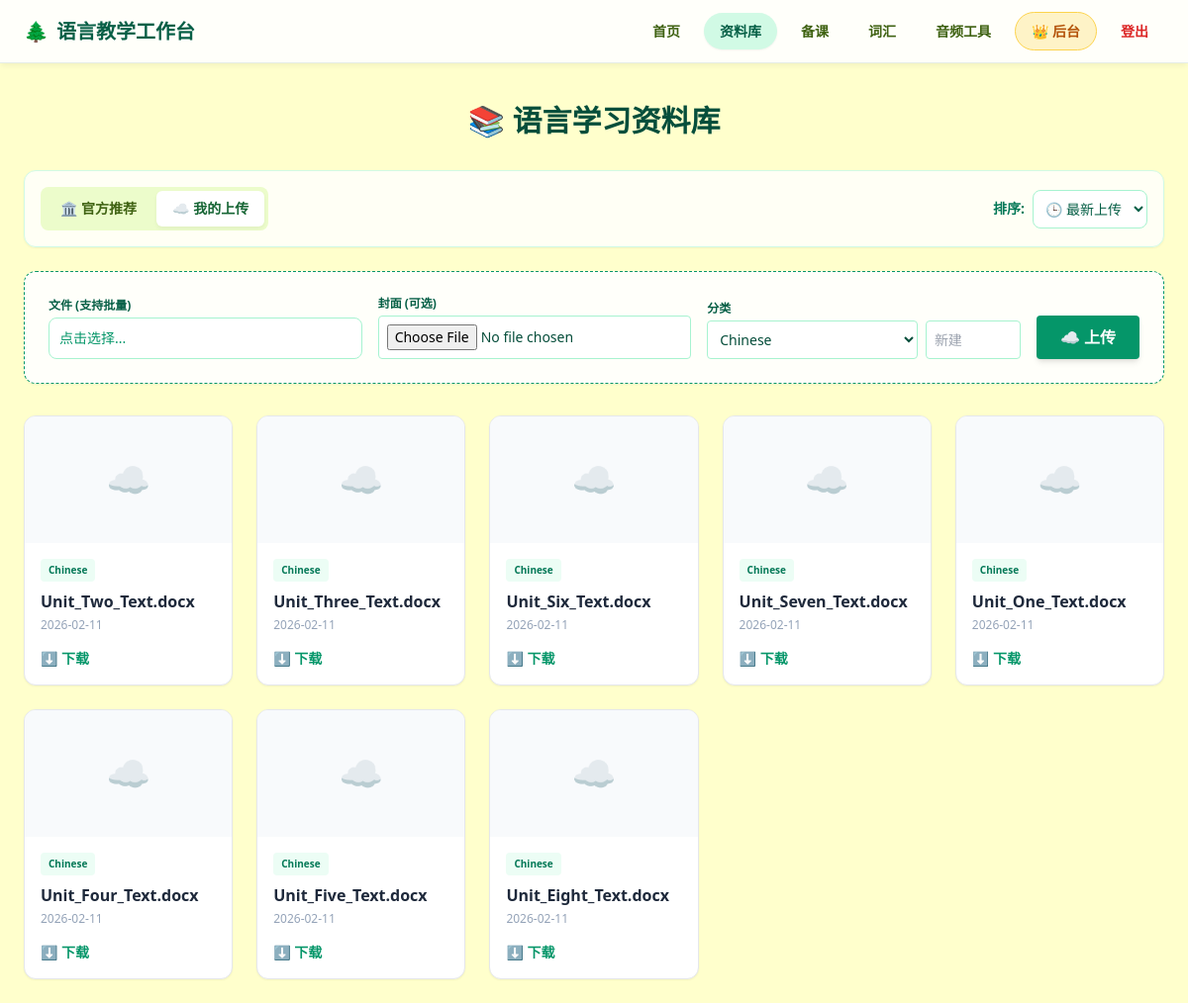
/library?tab=user&sort=newest (signed in), run on the app's committed database.
### tables this page shows
CREATE TABLE materials (
            id INTEGER PRIMARY KEY AUTOINCREMENT,
            filename TEXT NOT NULL,
            category TEXT NOT NULL,
            file_path TEXT NOT NULL,
            cover_path TEXT,
            upload_time DATETIME,
            uploader TEXT
        );

### app.py (the view, shortened to what this page needs)
@app.route("/library", methods=["GET", "POST"])
@login_required
def library():
    success = None
    error = None
    sort_option = request.args.get('sort', 'newest')
    active_tab = request.args.get('tab', 'official')
    official_materials = get_materials(uploader_type='System', sort_by=sort_option)
    user_materials = get_materials(uploader_type='User', sort_by=sort_option)
    categories = get_all_categories()
    return render_template(
        "library.html",
        official_materials=official_materials,
        user_materials=user_materials,
        categories=categories,
        active_tab=active_tab,
        sort_option=sort_option,
        success=success,
        error=error
    )

### app.py (called while the page is built)
@login_manager.user_loader
def load_user(user_id):
    row = get_user_by_id(user_id)
    if row:
        return User(id=row[0], username=row[1], is_admin=row[2])
    return None

### services/library_service.py (called while the page is built)
def get_user_by_id(user_id):
    conn = sqlite3.connect('platform.db')
    cursor = conn.cursor()
    cursor.execute('SELECT id, username, is_admin FROM users WHERE id = ?', (user_id,))
    row = cursor.fetchone()
    conn.close()
    return row

def get_all_categories():
    conn = sqlite3.connect('platform.db')
    cursor = conn.cursor()
    try:
        cursor.execute('SELECT DISTINCT category FROM materials')
        rows = cursor.fetchall()
        categories = [row[0] for row in rows]
    except: categories = []
    finally: conn.close()
    defaults = ["Chinese", "English", "French"]
    for d in defaults:
        if d not in categories: categories.append(d)
    return categories

def get_materials(uploader_type=None, sort_by='newest'):
    conn = sqlite3.connect('platform.db')
    conn.row_factory = sqlite3.Row
    cursor = conn.cursor()
    sql = "SELECT * FROM materials"
    params = []
    if uploader_type:
        sql += " WHERE uploader = ?"
        params.append(uploader_type)
    if sort_by == 'newest': sql += " ORDER BY upload_time DESC"
    elif sort_by == 'oldest': sql += " ORDER BY upload_time ASC"
    elif sort_by == 'a-z': sql += " ORDER BY filename ASC"
    else: sql += " ORDER BY category, upload_time DESC"
    cursor.execute(sql, tuple(params))
    rows = cursor.fetchall()
    conn.close()
    return rows

### templates/library.html (shortened to what this page needs)
{% extends "base.html" %}
{% block content %}
<div class="max-w-[1200px] mx-auto p-6">
    <h1 class="text-3xl font-black text-emerald-900 text-center mb-8">📚 语言学习资料库</h1>
    <div class="controls-card p-4 rounded-xl flex justify-between items-center mb-6 shadow-sm">
        <div class="tabs p-1 rounded-lg flex gap-1">
            <a href="/library?tab=official&sort={{ sort_option }}" class="tab-btn px-4 py-2 rounded-md font-bold text-sm transition {% if active_tab == 'official' %}active{% endif %}">🏛️ 官方推荐</a>
            <a href="/library?tab=user&sort={{ sort_option }}" class="tab-btn px-4 py-2 rounded-md font-bold text-sm transition {% if active_tab == 'user' %}active{% endif %}">☁️ 我的上传</a>
        </div>
        <form action="/library" method="GET" class="flex items-center gap-2">
            <span class="text-sm font-bold text-emerald-700">排序:</span>
            <select name="sort" onchange="this.form.submit()" class="p-2 border border-emerald-200 rounded-lg bg-white text-sm text-emerald-800 outline-none">
                <option value="newest" {% if sort_option == 'newest' %}selected{% endif %}>🕒 最新上传</option>
            </select>
        </form>
    </div>
    <div class="{% if active_tab != 'user' %}hidden{% endif %}">
        <div class="upload-card p-6 rounded-xl mb-8 shadow-sm">
            <form method="POST" enctype="multipart/form-data" class="flex flex-wrap gap-4 items-end">
                <div class="flex-1 min-w-[200px]">
                    <label class="block text-xs font-bold text-emerald-800 mb-1">文件 (支持批量)</label>
                    <div class="relative">
                        <div class="w-full p-2.5 bg-white border border-emerald-200 rounded-lg text-sm text-emerald-600 truncate" id="fileLabel">点击选择...</div>
                    </div>
                </div>
                <div class="flex-1 min-w-[200px]">
                    <label class="block text-xs font-bold text-emerald-800 mb-1">封面 (可选)</label>
                    <input type="file" name="cover_file" accept="image/*" class="w-full p-2 bg-white border border-emerald-200 rounded text-sm">
                </div>
                <div class="flex-1 min-w-[200px]">
                    <label class="block text-xs font-bold text-emerald-800 mb-1">分类</label>
                    <div class="flex gap-2">
                        <select name="category_select" class="p-2 border border-emerald-200 rounded bg-white flex-1 text-sm text-emerald-900">
                            {% for cat in categories %}<option value="{{ cat }}">{{ cat }}</option>{% endfor %}
                        </select>
                        <input type="text" name="category_new" placeholder="新建" class="p-2 border border-emerald-200 rounded w-24 text-sm">
                    </div>
                </div>
                <button type="submit" class="bg-emerald-600 text-white px-6 py-2.5 rounded font-bold hover:bg-emerald-700 transition shadow-md">☁️ 上传</button>
            </form>
        </div>
        <div class="grid grid-cols-2 md:grid-cols-4 lg:grid-cols-5 gap-6">
            {% for m in user_materials %}
            <div class="book-card rounded-xl overflow-hidden shadow-sm hover:shadow-lg transition flex flex-col relative group">
                <div class="h-32 bg-slate-50 flex items-center justify-center text-4xl">
                    {% if m.cover_path %} <img src="/library/cover/{{ m.id }}" class="w-full h-full object-cover"> {% else %} ☁️ {% endif %}
                </div>
                <div class="p-4 flex-1 flex flex-col">
                    <span class="book-tag text-[10px] px-2 py-1 rounded w-fit font-bold mb-2">{{ m.category }}</span>
                    <div class="font-bold text-slate-800 mb-1 truncate">{{ m.filename }}</div>
                    <div class="text-xs text-slate-400 mb-4">{{ m.upload_time[:10] }}</div>
                    <a href="/library/download/{{ m.id }}" class="download-link text-sm font-bold mt-auto flex items-center gap-1">⬇️ 下载</a>
                </div>
            </div>
            {% endfor %}
        </div>
    </div>
</div>
{% endblock %}

### templates/base.html (style rules this page uses)
body { font-family: 'Segoe UI', Tahoma, Geneva, Verdana, sans-serif; background-color: #FFFFCC; min-height: 100vh; margin: 0; padding-top: 80px; color: #064e3b; }

### templates/library.html (style rules this page uses)
.controls-card { background: rgba(255,255,255,0.8); border: 1px solid #d1fae5; }
.tabs { background: #ecfccb; }
.tab-btn { color: #3f6212; }
.tab-btn.active { background: #fff; color: #166534; box-shadow: 0 2px 4px rgba(0,0,0,0.05); }
.upload-card { background: rgba(255,255,255,0.9); border: 1px dashed #059669; }
.book-card { background: white; border: 1px solid #e5e7eb; }
.book-tag { background: #ecfdf5; color: #047857; }
.download-link { color: #059669; }

### data on the page
materials: category "Chinese", filename "Unit_Two_Text.docx", upload_time "2026-02-11"
materials: category "Chinese", filename "Unit_Three_Text.docx", upload_time "2026-02-11"
materials: category "Chinese", filename "Unit_Six_Text.docx", upload_time "2026-02-11"
materials: category "Chinese", filename "Unit_Seven_Text.docx", upload_time "2026-02-11"
materials: category "Chinese", filename "Unit_One_Text.docx", upload_time "2026-02-11"
materials: category "Chinese", filename "Unit_Four_Text.docx", upload_time "2026-02-11"
materials: category "Chinese", filename "Unit_Five_Text.docx", upload_time "2026-02-11"
materials: category "Chinese", filename "Unit_Eight_Text.docx", upload_time "2026-02-11"

### other printed values
form field category_select "Chinese"
